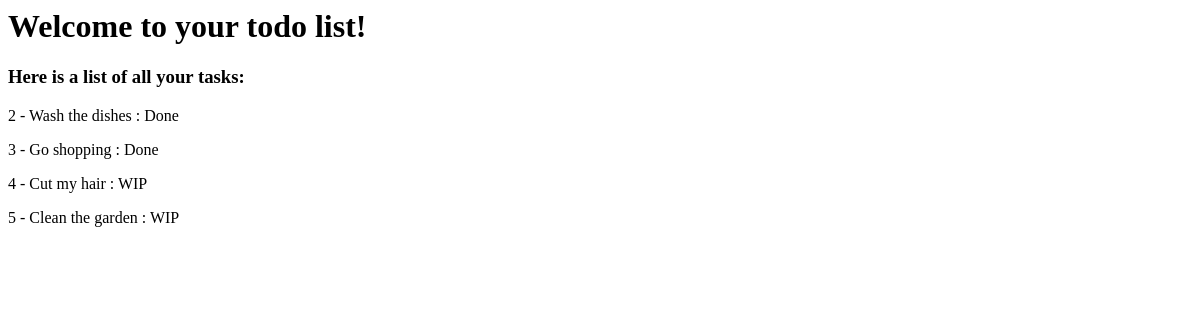
Before: /read with the older database file.
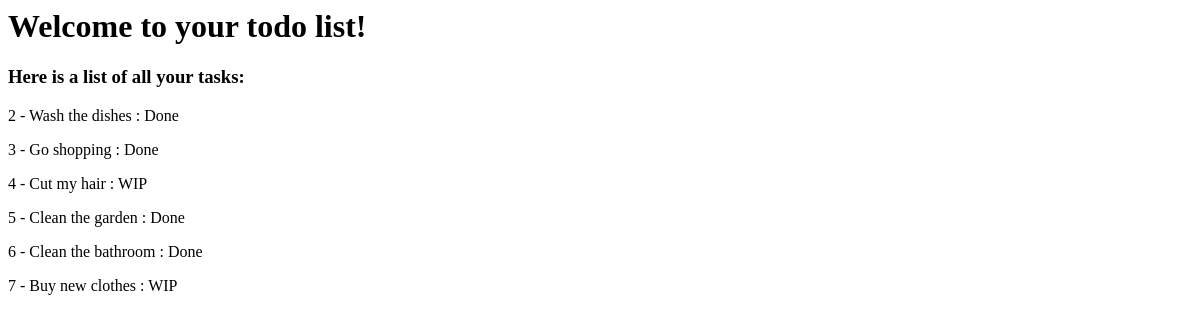
After: the same page with the newer database file.
### application/models.py (models this page shows)
class Task (db.Model):
    id_task = db.Column(db.Integer, primary_key=True)
    name_task = db.Column(db.String(300), nullable=False)
    status_task = db.Column(db.String(20), default=False)

### application/routes.py (the view)
@app.route('/read')
def read():
    all_tasks = Task.query.all()
    return render_template('read.html', tasks=all_tasks)

### application/templates/read.html
{% extends "layout.html" %}
 {% block body %}
 <h3>Here is a list of all your tasks:</h3>
   {% for task in tasks %}
   <p>{{ task.id_task }} - {{ task.name_task }} : {{ task.status_task }}</p>
   {% endfor %}
 {% endblock body %}

Changed rows visible on the page:
changed Task "Clean the garden": status_task "WIP" → "Done"
added Task: id_task "6", name_task "Clean the bathroom", status_task "Done"
added Task: id_task "7", name_task "Buy new clothes", status_task "WIP"
